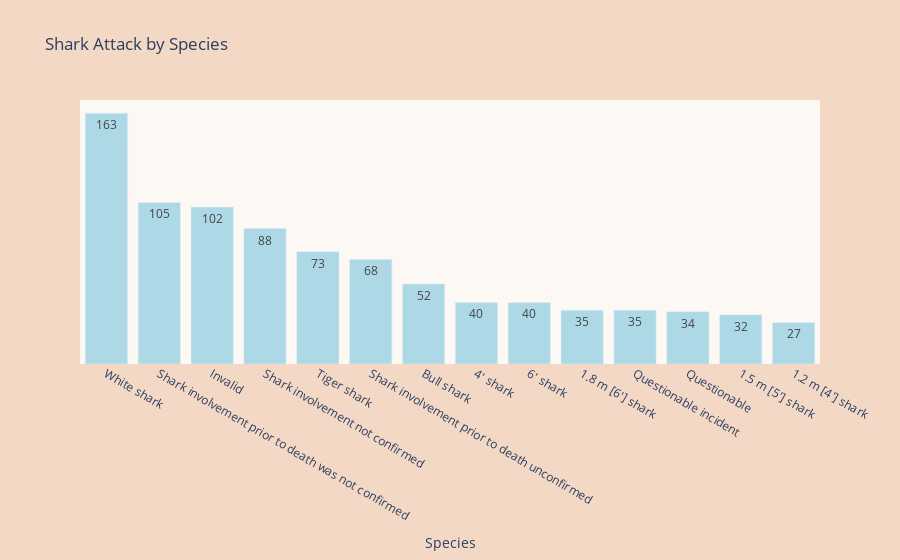

The cell this chart's notebook holds for it:
### Code cell
import plotly.graph_objects as go

#rename species column
sha = sha.rename(columns={'Species ':'Species'})
# species that attack most
# Not including unnamed species
species_attack = sha.groupby('Species')['Species'].count().sort_values(ascending=False)[1:15]

data = go.Bar(x = species_attack.index,y=species_attack.values,text=species_attack.values,textposition='auto', marker_color='lightblue')

layout = go.Layout(title = 'Shark Attack by Species', 
                   xaxis=dict(title='Species'),
                   yaxis=dict(title='Attack Count',visible=False),
                 paper_bgcolor='rgba(244,216,198,1.00)',
                 plot_bgcolor='rgba(252,248,244,1.00)'
                  )

fig = go.Figure(
    data=data,
    layout=layout
)   
fig.show()

### Figure 1 — Plotly figure (JSON) as saved in the notebook; plotly's stock layout.template omitted (floating-point values rounded to 4 significant figures)
{"data": [{"marker": {"color": "lightblue"}, "text": ["163", "105", "102", "88", "73", "68", "52", "40", "40", "35", "35", "34", "32", "27"], "textposition": "auto", "type": "bar", "x": ["White shark", "Shark involvement prior to death was not confirmed", "Invalid", "Shark involvement not confirmed", "Tiger shark", "Shark involvement prior to death unconfirmed", "Bull shark", "4' shark", "6' shark", "1.8 m [6'] shark", "Questionable incident", "Questionable", "1.5 m [5'] shark", "1.2 m [4'] shark"], "y": [163, 105, 102, 88, 73, 68, 52, 40, 40, 35, 35, 34, 32, 27]}], "layout": {"paper_bgcolor": "rgba(244,216,198,1.00)", "plot_bgcolor": "rgba(252,248,244,1.00)", "title": {"text": "Shark Attack by Species"}, "xaxis": {"title": {"text": "Species"}}, "yaxis": {"title": {"text": "Attack Count"}, "visible": false}}}
